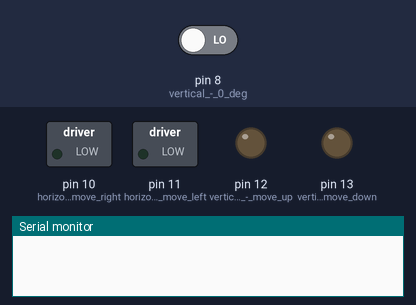
Recording of a sketch running on a simulated Arduino Uno, built with avr-gcc and run on an emulated ATmega328P. Shown: switched loads named in the sketch (green lamp = pin HIGH), output pins drawn as LEDs (lit = HIGH), the last lines printed to the serial monitor. The inputs (shaded band) are chosen by the test bench; at power-on: pin 8 (vertical_-_0_deg) LOW.

Above: at 0.1 s.
At 10.2 s:
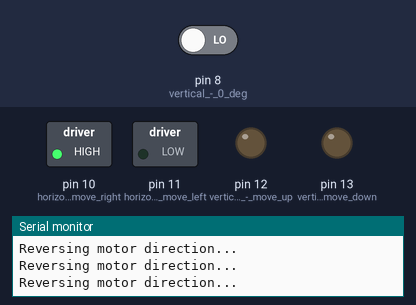
At 19.2 s:
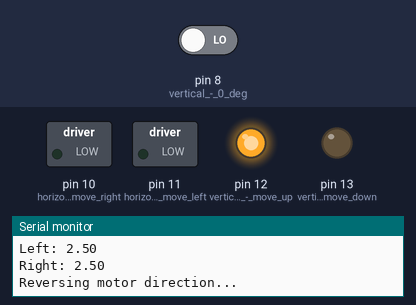
Timing chart, 0 to 24.6 s (numbered marks = the images above):
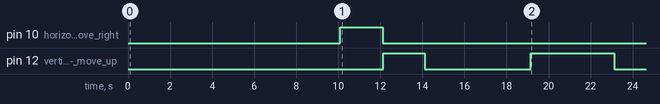

The sketch:

gimbal_mod.ino
```cpp
// (licence header left out)
constexpr int ldrtop = 1;
constexpr int ldrbottom = 2;
constexpr int ldrleft = 3;
constexpr int ldrright = 0;
constexpr int ldrNight = 4;

int top = 0;
int bottom = 0;
int left = 0;
int right = 0;
int night = 0;
int limitUD = 0;
int limitLR = 0;
int isNight = 0;

constexpr int threshold_value = 50;
constexpr int threshold_reset = 76.3;

void setup() {
  // put your setup code here, to run once:
  delay(10000);
  Serial.begin(9600);
  Serial.println("BEGIN");
  pinMode(10, OUTPUT); // horizontal - move right
  pinMode(11, OUTPUT); // horizontal - move left
  pinMode(12, OUTPUT); // vertical - move up
  pinMode(13, OUTPUT); // vertical - move down
  pinMode(9, INPUT); // vertical - 90 deg (topmost)
  pinMode(8, INPUT); // vertical - 0 deg (second top-most)
  pinMode(7, INPUT); // black and yellow wired limit sensor
  pinMode(6, INPUT); // bottom left
  initialize();
}

void stopVertical() {
  digitalWrite(10, LOW);
  digitalWrite(11, LOW);
}

void stopHorizontal() {
  digitalWrite(12, LOW);
  digitalWrite(13, LOW);
}

void loop() {
  // put your main code here, to run repeatedly:
  wormgear();
}

void initialize() {
  Serial.println("Initialization begin!");
  stopHorizontal();
  while (digitalRead(8) == HIGH) {
    digitalWrite(11, HIGH);
    digitalWrite(10, LOW);
  }
  Serial.println("Limit sensor has been reached!");

  stopVertical();
  delay(100);

  Serial.print("Pin 8 reading: ");
  Serial.println(digitalRead(8));
  unsigned long startTime = millis();
  while (millis() - startTime < 2000) {
    Serial.println("Reversing motor direction...");
    digitalWrite(11, LOW);
    digitalWrite(10, HIGH);
  }
  stopVertical();
  while (digitalRead(13) == HIGH) {
    digitalWrite(12, LOW);
    digitalWrite(13, HIGH);
    Serial.println("Pin 13 is high...");
  }
  unsigned long start = millis();
  while (millis() - start < 2000) {
    Serial.println("The motor is reversing direction...");
    digitalWrite(12, HIGH);
    digitalWrite(13, LOW);
  }
  stopHorizontal();
  Serial.println("Initialization STOP!");
  delay(5000);
  Serial.println("GO!");
}

void wormgear() {
  top = analogRead(ldrtop);
  bottom = analogRead(ldrbottom);
  left = analogRead(ldrleft);
  right = analogRead(ldrright);
  night = analogRead(ldrNight);

  Serial.print("Top: ");
  Serial.println(top*5.0/1023);
  Serial.print("Bottom: ");
  Serial.println(bottom*5.0/1023);
  Serial.print("Left: ");
  Serial.println(left*5.0/1023);
  Serial.print("Right: ");
  Serial.println(right*5.0/1023);
  // delay(4000);
  // Serial.print("Pin 9 reading: ");
  // Serial.println(digitalRead(8));


  int diffelev = top - bottom;
  int diffazi = right - left;


  // normal operating conditions
  if (diffazi >= threshold_value && digitalRead(8) == HIGH) { // ensures limit sensor has not been activated
    // moves solar panel up
    digitalWrite(10, HIGH);
    digitalWrite(11, LOW);
  } else if (abs(diffazi) >= threshold_value && diffazi < 0 && digitalRead(9) == HIGH) {
    // moves solar panel down
    digitalWrite(10, LOW);
    digitalWrite(11, HIGH);
  } else {
    stopVertical(); // sends LOW signal to both pins 10 and 11
  }


  if (diffelev >= threshold_value) {
    // digitalWrite(10, LOW);
    // digitalWrite(11, LOW);
    digitalWrite(12, HIGH);
    digitalWrite(13, LOW);
  } else if (abs(diffelev) >= threshold_value && diffelev < 0 && digitalRead(6) == HIGH) {
    // digitalWrite(10, LOW);
    // digitalWrite(11, LOW);
    digitalWrite(12, LOW);
    digitalWrite(13, HIGH);
  } else {
    stopHorizontal();
  }

  if (digitalRead(13) == LOW) {
    unsigned long start_time = millis();
    while (digitalRead(13) == LOW) {
      Serial.println("Reversing motor direction...");
      while (millis() - start_time < 4000) {
        digitalWrite(12, HIGH);
        digitalWrite(13, LOW);
      }
        Serial.println("Motor STOP!");
        stopHorizontal();
        delay(30000);
    }
  }

  if (digitalRead(6) == LOW) {
    unsigned long starting = millis();
    while (digitalRead(6) == LOW) {
      Serial.println("Reversing motor direction...");
      while (millis() - starting < 4000) {
        digitalWrite(12, LOW);
        digitalWrite(13, HIGH);
      }
        Serial.println("Motor STOP!");
        stopHorizontal();
        delay(30000);
    }
  }

  while (digitalRead(8) == LOW && !isNight) {
    Serial.println("Limit sensor reached!");
    digitalWrite(10, HIGH);
    digitalWrite(11, LOW);
    if (digitalRead(8) == HIGH) {
      Serial.println("Motor STOP!");
      stopVertical();
      delay(100);
      unsigned long timeBegin = millis();
      while (millis() - timeBegin < 17000) {
        digitalWrite(12, HIGH);
        digitalWrite(13, LOW);
      }
      stopHorizontal();
      delay(10000);
    }
  }

  while (digitalRead(9) == LOW && !isNight) {
    Serial.println("Limit sensor reached!");
    digitalWrite(10, LOW);
    digitalWrite(11, HIGH);
    if (digitalRead(9) == HIGH) {
      Serial.println("Motor STOP!");
      stopVertical();
      delay(10000);
    }
  }
}
```

Measured:
- by itself, pin 12 (vertical_-_move_up): HIGH → LOW at 14.1 s, → HIGH 5.0 s later, → LOW 4.0 s later
